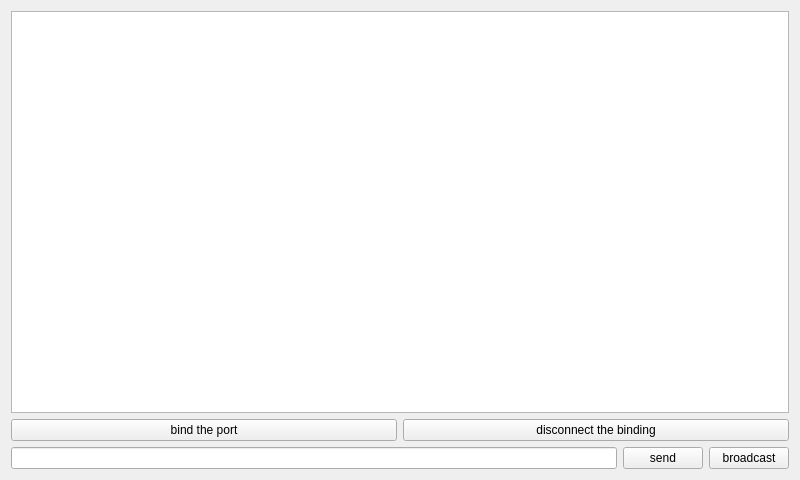
<?xml version="1.0" encoding="UTF-8"?>
<ui version="4.0">
 <class>Widget</class>
 <widget class="QWidget" name="Widget">
  <property name="geometry">
   <rect>
    <x>0</x>
    <y>0</y>
    <width>800</width>
    <height>480</height>
   </rect>
  </property>
  <property name="windowTitle">
   <string>Widget</string>
  </property>
  <layout class="QVBoxLayout" name="verticalLayout">
   <item>
    <widget class="QTextBrowser" name="textBrowser"/>
   </item>
   <item>
    <layout class="QHBoxLayout" name="horizontalLayout">
     <item>
      <widget class="QPushButton" name="pushButton">
       <property name="text">
        <string>bind the port</string>
       </property>
      </widget>
     </item>
     <item>
      <widget class="QPushButton" name="pushButton_2">
       <property name="text">
        <string>disconnect the binding</string>
       </property>
      </widget>
     </item>
    </layout>
   </item>
   <item>
    <layout class="QHBoxLayout" name="horizontalLayout_2">
     <item>
      <widget class="QLineEdit" name="lineEdit"/>
     </item>
     <item>
      <widget class="QPushButton" name="pushButton_3">
       <property name="text">
        <string>send</string>
       </property>
      </widget>
     </item>
     <item>
      <widget class="QPushButton" name="pushButton_4">
       <property name="text">
        <string>broadcast</string>
       </property>
      </widget>
     </item>
    </layout>
   </item>
  </layout>
 </widget>
 <resources/>
 <connections/>
</ui>
